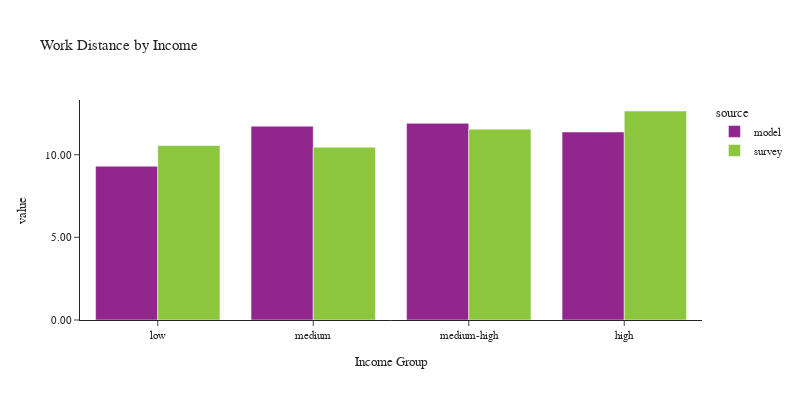

The code cell stored with this chart in its notebook:
### Code cell
plot_work_location(df_workers, 'hhincome_group', 'Income', 'Income Group')

### Figure 1 — Plotly figure (JSON) as saved in the notebook; plotly's stock layout.template omitted (floating-point values rounded to 4 significant figures)
{"data": [{"alignmentgroup": "True", "customdata": [[242383], [474533], [665791], [840439]], "hovertemplate": "source=model<br>hhincome_group=%{x}<br>value=%{y}<br>sample count=%{customdata[0]}<extra></extra>", "legendgroup": "model", "marker": {"color": "#91268F", "pattern": {"shape": ""}}, "name": "model", "offsetgroup": "model", "orientation": "v", "showlegend": true, "textposition": "auto", "type": "bar", "x": ["low", "medium", "medium-high", "high"], "xaxis": "x", "y": [9.303, 11.73, 11.9, 11.37], "yaxis": "y"}, {"alignmentgroup": "True", "customdata": [[672], [626], [920], [605]], "hovertemplate": "source=survey<br>hhincome_group=%{x}<br>value=%{y}<br>sample count=%{customdata[0]}<extra></extra>", "legendgroup": "survey", "marker": {"color": "#8CC63E", "pattern": {"shape": ""}}, "name": "survey", "offsetgroup": "survey", "orientation": "v", "showlegend": true, "textposition": "auto", "type": "bar", "x": ["low", "medium", "medium-high", "high"], "xaxis": "x", "y": [10.55, 10.45, 11.54, 12.64], "yaxis": "y"}], "layout": {"barmode": "group", "font": {"size": 11}, "height": 400, "legend": {"title": {"text": "source"}, "tracegroupgap": 0}, "title": {"text": "Work Distance by Income"}, "width": 800, "xaxis": {"anchor": "y", "domain": [0.0, 1.0], "title": {"text": "Income Group"}}, "yaxis": {"anchor": "x", "domain": [0.0, 1.0], "tickformat": ".2f", "title": {"text": "value"}}}}
